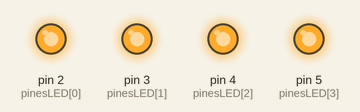
Bench run of a sketch on a simulated Arduino Uno, built with avr-gcc and run on an emulated ATmega328P. On the bench: output pins drawn as LEDs (lit = HIGH).

Above: at 0.2 s.
At 1.2 s:
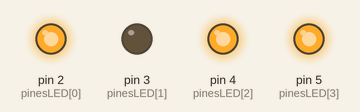
At 2.2 s:
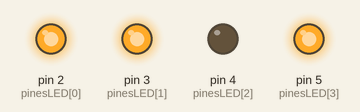
At 4.7 s:
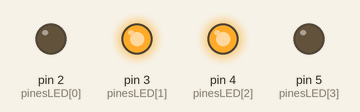
At 7.2 s:
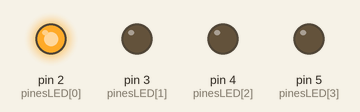
At 9.7 s:
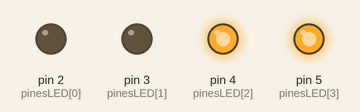
Timing chart, 0 to 10.4 s (numbered marks = the images above):
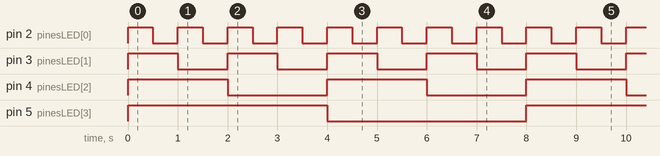

The sketch:

contador_descendente.ino
```cpp
/*
  Reto 2 - Contador Descendente
  -----------------------------
  Modificación del contador original para que la secuencia sea:
  15, 14, 13, ... 1, 0 y luego reinicie nuevamente desde 15.

  El cambio principal respecto al programa original está en el
  ciclo for del loop(): en vez de aumentar la variable "numero",
  ahora se decrementa.
*/

const int pinesLED[4] = {2, 3, 4, 5};
const int NUM_BITS = 4;

int waitDelay = 500; // Reto 1: tiempo entre cada número en 500 ms

void setup() {
  for (int i = 0; i < NUM_BITS; i++) {
    pinMode(pinesLED[i], OUTPUT);
  }
}

void loop() {
  // Ciclo descendente: empieza en 15 y termina en 0
  for (int numero = 15; numero >= 0; numero--) {
    mostrarBinario(numero);
    delay(waitDelay);
  }
  // Al terminar el for, el loop() vuelve a ejecutarse
  // y el conteo reinicia automáticamente desde 15.
}

void mostrarBinario(int numero) {
  for (int bit = 0; bit < NUM_BITS; bit++) {
    int estadoBit = numero & (1 << bit);

    if (estadoBit != 0) {
      digitalWrite(pinesLED[bit], HIGH);
    } else {
      digitalWrite(pinesLED[bit], LOW);
    }
  }
}
```

Measured:
- by itself, pin 2 (pinesLED[0]): alternates HIGH for 0.50 s and LOW for 0.50 s
- by itself, pin 3 (pinesLED[1]): alternates HIGH for 1.0 s and LOW for 1.0 s
- by itself, pin 4 (pinesLED[2]): alternates HIGH for 2.0 s and LOW for 2.0 s
- by itself, pin 5 (pinesLED[3]): alternates HIGH for 4.0 s and LOW for 4.0 s
